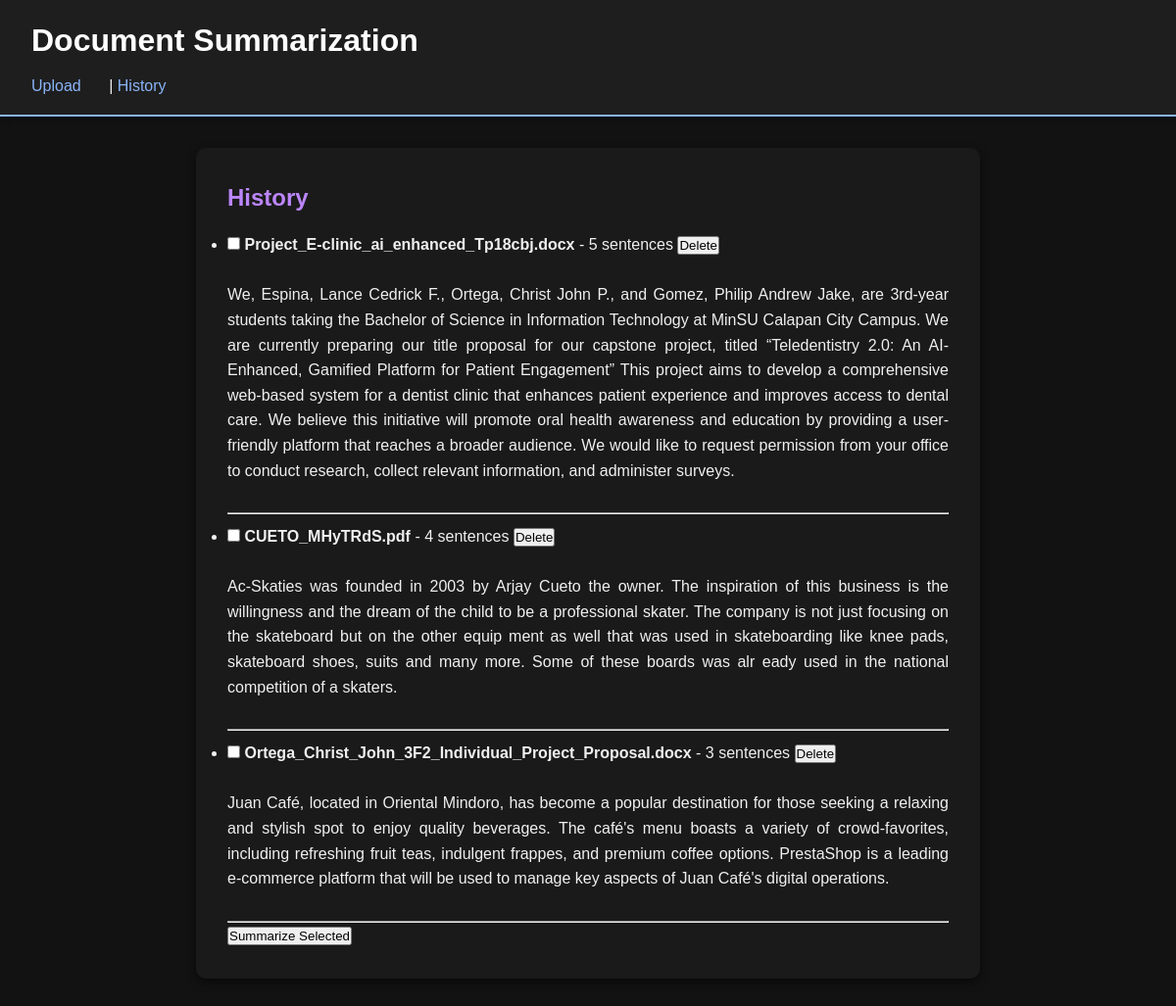
The page /history/ on the database its author committed.
### summary/models.py (models this page shows)
class SummarizationHistory(models.Model):
    title = models.CharField(max_length=255)
    summary = models.TextField()
    num_sentences = models.IntegerField()
    created_at = models.DateTimeField(auto_now_add=True)

### summary/views.py (the view)
# urls.py: path('history/', views.view_history, name='view_history'),
def view_history(request):
    history = SummarizationHistory.objects.all()
    return render(request, "history.html", {"history": history})

### templates/history.html (shortened to what this page needs)
{% extends "base.html" %}
{% block content %}
<h2>History</h2>
<form method="post" action="{% url 'summarize_checked_history' %}">
    <ul>
        {% for entry in history %}
        <li>
            <div style="margin-top: 10px;">
                <input type="checkbox" name="selected_entries" value="{{ entry.id }}">
                <strong>{{ entry.title }}</strong> - {{ entry.num_sentences }} sentences
                <button type="button" class="delete-button" data-delete-url="{% url 'delete_history' entry.id %}">
                    Delete
                </button>
            </div>
            <br>
            <div class="summary" style="margin-bottom: 30px; text-align: justify;">{{ entry.summary }}</div>
            <hr>
        </li>
        {% endfor %}
    </ul>
    <button type="submit">Summarize Selected</button>
</form>
{% endblock %}

### templates/base.html (shortened to what this page needs)
<!DOCTYPE html>
<html lang="en">
<head>
    {% load static %}
    <link rel="stylesheet" href="{% static 'css/styles.css' %}">
</head>
<body>
    <header>
        <h1>Document Summarization</h1>
        <nav>
            <a href="/">Upload</a> | <a href="/history/">History</a>
        </nav>
    </header>
    <main>
        {% block content %}{% endblock %}
    </main>
</body>
</html>

### static/css/styles.css (style rules this page uses)
* { margin: 0; padding: 0; box-sizing: border-box; }
body { font-family: 'Arial', sans-serif; background-color: #121212; color: #f0f0f0; line-height: 1.6; margin: 0; padding: 0; }
header { background-color: #1e1e1e; padding: 1rem 2rem; box-shadow: 0 4px 6px rgba(0, 0, 0, 0.3); border-bottom: 2px solid #8ab4f8; }
header h1 { font-size: 2rem; color: #ffffff; margin-bottom: 0.5rem; }
nav { margin-top: 0.5rem; }
nav a { color: #8ab4f8; text-decoration: none; margin-right: 1.5rem; font-weight: 500; transition: color 0.3s ease; }
main { background-color: #1a1a1a; padding: 2rem; border-radius: 10px; box-shadow: 0 4px 10px rgba(0, 0, 0, 0.5); margin: 2rem auto; max-width: 800px; }
h2 { color: #bb86fc; margin-bottom: 1rem; }
a { color: #8ab4f8; text-decoration: underline; transition: color 0.3s ease; }

### rows shown on the page
SummarizationHistory: title "Project_E-clinic_ai_enhanced_Tp18cbj.docx", num_sentences "5", summary "We, Espina, Lance Cedrick F., Ortega, Christ John P., and Gomez, Philip Andrew Jake, are 3rd-year students taking the Bachelor of Science in Information Technology at MinSU Calapan City Campus. We are currently preparing our title proposal for our capstone project, titled “Teledentistry 2.0: An AI-Enhanced, Gamified Platform for Patient Engagement” This project aims to develop a comprehensive web-based system for a dentist clinic that enhances patient experience and improves access to dental care. We believe this initiative will promote oral health awareness and education by providing a user-friendly platform that reaches a broader audience. We would like to request permission from your…"
SummarizationHistory: title "CUETO_MHyTRdS.pdf", num_sentences "4", summary "Ac-Skaties was founded in 2003 by Arjay Cueto the owner. The inspiration of this business is the willingness and the dream of the child to be a professional skater. The company is not just focusing on the skateboard but on the other equip ment as well that was used in skateboarding like knee pads, skateboard shoes, suits and many more. Some of these boards was alr eady used in the national competition of a skaters."
SummarizationHistory: title "Ortega_Christ_John_3F2_Individual_Project_Proposal.docx", num_sentences "3", summary "Juan Café, located in Oriental Mindoro, has become a popular destination for those seeking a relaxing and stylish spot to enjoy quality beverages. The café's menu boasts a variety of crowd-favorites, including refreshing fruit teas, indulgent frappes, and premium coffee options. PrestaShop is a leading e-commerce platform that will be used to manage key aspects of Juan Café's digital operations."
